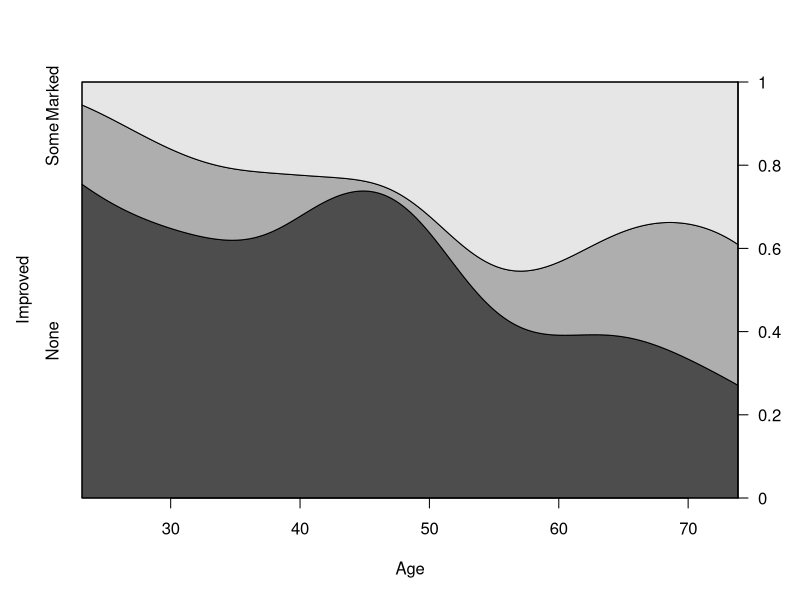
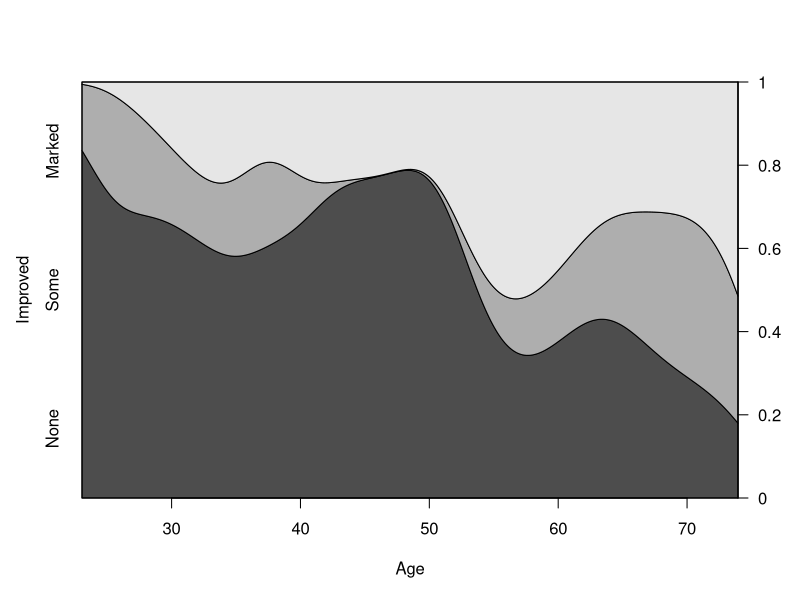
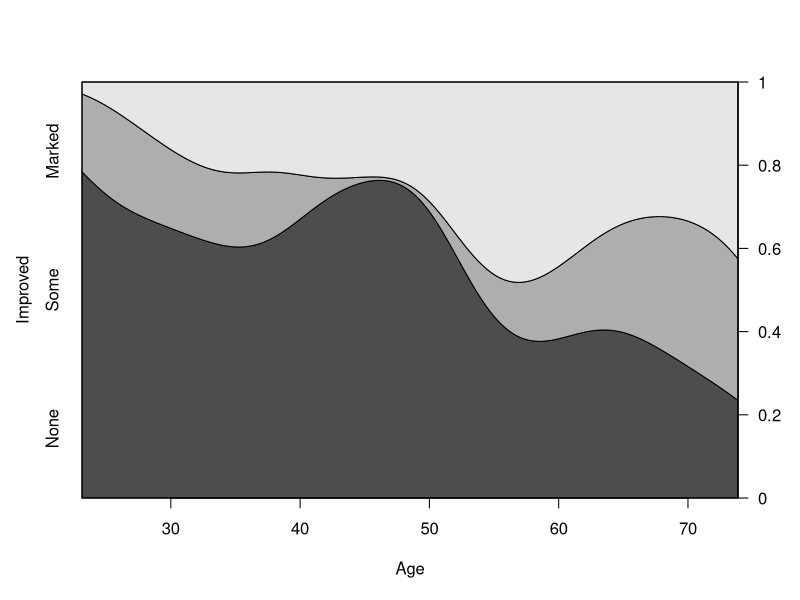
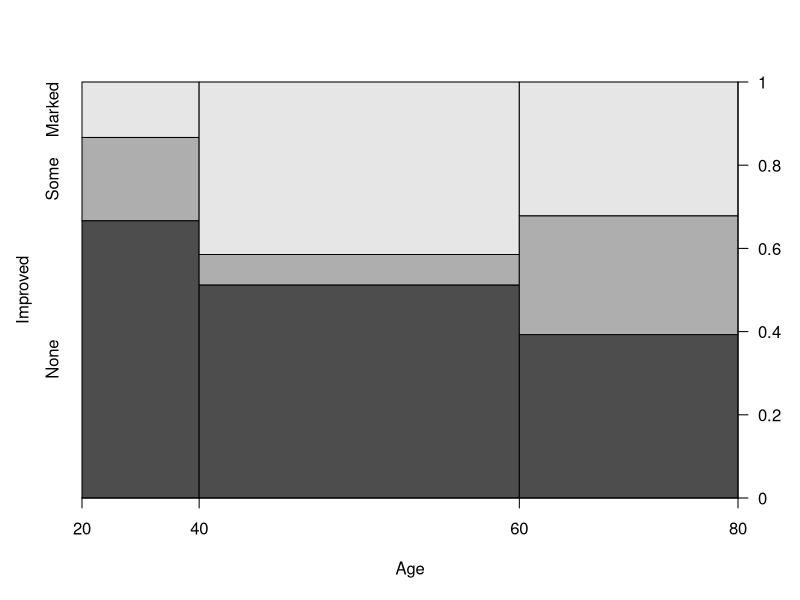
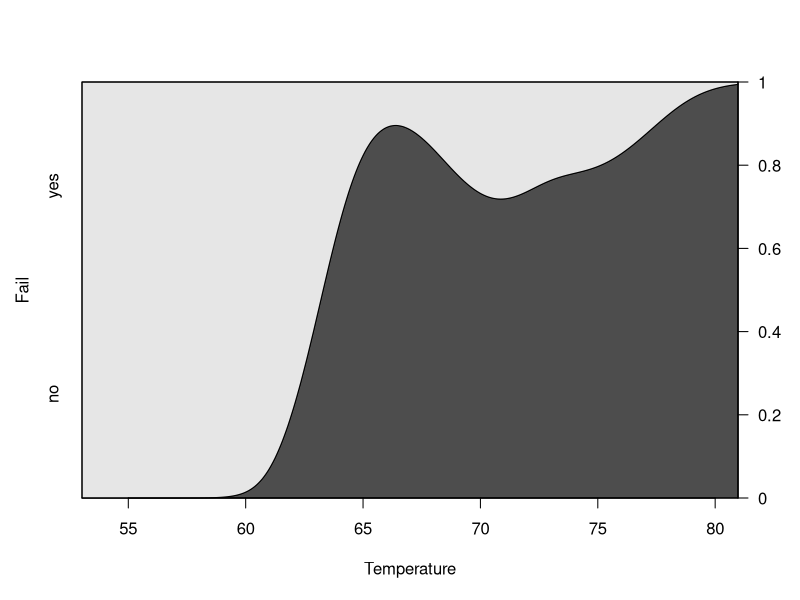
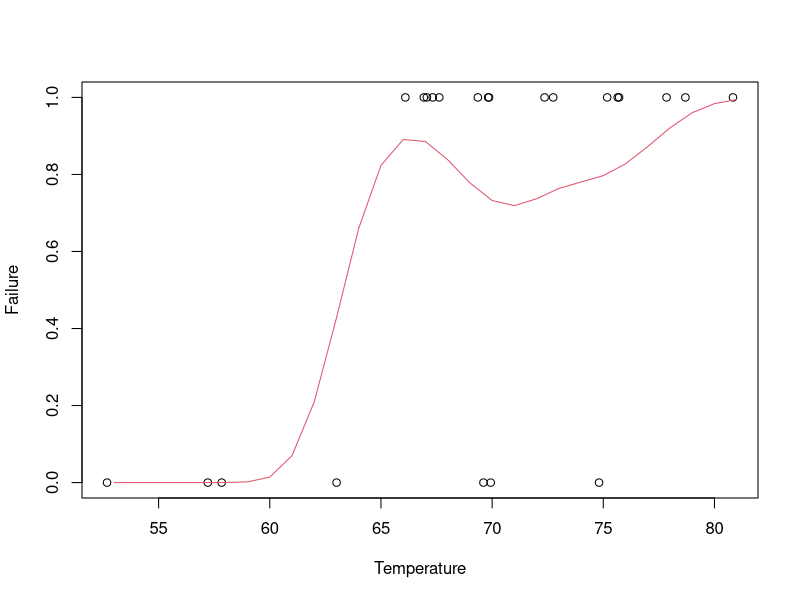

Source code (R) for these figures, in order:
## ---- chunk 1
knitr::opts_chunk$set(echo = TRUE)
library(vcd)
## ---- chunk 2

## Arthritis data
data("Arthritis")
cd_plot(Improved ~ Age, data = Arthritis)
cd_plot(Improved ~ Age, data = Arthritis, bw = 3)
cd_plot(Improved ~ Age, data = Arthritis, bw = "SJ")
## compare with spinogram
spine(Improved ~ Age, data = Arthritis, breaks = 3)
## ---- chunk 3
## Space shuttle data
data("SpaceShuttle")
cd_plot(Fail ~ Temperature, data = SpaceShuttle, bw = 2)
## scatter plot with conditional density
cdens <- cd_plot(Fail ~ Temperature, data = SpaceShuttle, bw = 2, plot = FALSE)
plot(I(-1 * (as.numeric(Fail) - 2)) ~ jitter(Temperature, factor = 2), data = SpaceShuttle,
xlab = "Temperature", ylab = "Failure")
lines(53:81, cdens[[1]](53:81), col = 2)
